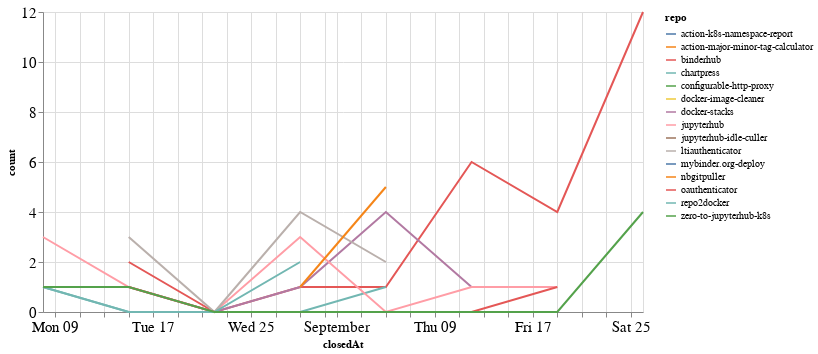

Notebook code cell kept with this figure:
### Code cell
closed_by_time = closed_by.groupby('repo').resample('W', on='closedAt').count()['author'].reset_index()
closed_by_time = closed_by_time.rename(columns={'author': 'count'})

alt.Chart(closed_by_time, width=600).mark_line().encode(
    x='closedAt',
    y='count',
    color='repo',
    tooltip="repo"
)

### Figure 1 — Vega-Lite specification as saved in the notebook (floating-point values rounded to 4 significant figures)
{"config": {"axisLeft": {"labelFontSize": 15}, "axisBottom": {"labelFontSize": 15}}, "data": {"name": "data-0b51f39fe82049c95a08159be1f6bd7a"}, "mark": "line", "encoding": {"color": {"type": "nominal", "field": "repo"}, "tooltip": {"type": "nominal", "field": "repo"}, "x": {"type": "temporal", "field": "closedAt"}, "y": {"type": "quantitative", "field": "count"}}, "width": 600, "$schema": "https://vega.github.io/schema/vega-lite/v4.8.1.json", "datasets": {"data-0b51f39fe82049c95a08159be1f6bd7a": [{"repo": "action-k8s-namespace-report", "closedAt": "2021-09-26T00:00:00", "count": 1}, {"repo": "action-major-minor-tag-calculator", "closedAt": "2021-09-26T00:00:00", "count": 1}, {"repo": "binderhub", "closedAt": "2021-08-15T00:00:00", "count": 2}, {"repo": "binderhub", "closedAt": "2021-08-22T00:00:00", "count": 0}, {"repo": "binderhub", "closedAt": "2021-08-29T00:00:00", "count": 1}, {"repo": "binderhub", "closedAt": "2021-09-05T00:00:00", "count": 1}, {"repo": "binderhub", "closedAt": "2021-09-12T00:00:00", "count": 6}, {"repo": "binderhub", "closedAt": "2021-09-19T00:00:00", "count": 4}, {"repo": "binderhub", "closedAt": "2021-09-26T00:00:00", "count": 12}, {"repo": "chartpress", "closedAt": "2021-08-08T00:00:00", "count": 1}, {"repo": "chartpress", "closedAt": "2021-08-15T00:00:00", "count": 0}, {"repo": "chartpress", "closedAt": "2021-08-22T00:00:00", "count": 0}, {"repo": "chartpress", "closedAt": "2021-08-29T00:00:00", "count": 0}, {"repo": "chartpress", "closedAt": "2021-09-05T00:00:00", "count": 1}, {"repo": "configurable-http-proxy", "closedAt": "2021-09-19T00:00:00", "count": 1}, {"repo": "docker-image-cleaner", "closedAt": "2021-09-26T00:00:00", "count": 1}, {"repo": "docker-stacks", "closedAt": "2021-08-08T00:00:00", "count": 1}, {"repo": "docker-stacks", "closedAt": "2021-08-15T00:00:00", "count": 1}, {"repo": "docker-stacks", "closedAt": "2021-08-22T00:00:00", "count": 0}, {"repo": "docker-stacks", "closedAt": "2021-08-29T00:00:00", "count": 1}, {"repo": "docker-stacks", "closedAt": "2021-09-05T00:00:00", "count": 4}, {"repo": "docker-stacks", "closedAt": "2021-09-12T00:00:00", "count": 1}, {"repo": "jupyterhub", "closedAt": "2021-08-08T00:00:00", "count": 3}, {"repo": "jupyterhub", "closedAt": "2021-08-15T00:00:00", "count": 1}, {"repo": "jupyterhub", "closedAt": "2021-08-22T00:00:00", "count": 0}, {"repo": "jupyterhub", "closedAt": "2021-08-29T00:00:00", "count": 3}, {"repo": "jupyterhub", "closedAt": "2021-09-05T00:00:00", "count": 0}, {"repo": "jupyterhub", "closedAt": "2021-09-12T00:00:00", "count": 1}, {"repo": "jupyterhub", "closedAt": "2021-09-19T00:00:00", "count": 1}, {"repo": "jupyterhub-idle-culler", "closedAt": "2021-09-19T00:00:00", "count": 2}, {"repo": "ltiauthenticator", "closedAt": "2021-08-15T00:00:00", "count": 3}, {"repo": "ltiauthenticator", "closedAt": "2021-08-22T00:00:00", "count": 0}, {"repo": "ltiauthenticator", "closedAt": "2021-08-29T00:00:00", "count": 4}, {"repo": "ltiauthenticator", "closedAt": "2021-09-05T00:00:00", "count": 2}, {"repo": "mybinder.org-deploy", "closedAt": "2021-08-08T00:00:00", "count": 1}, {"repo": "nbgitpuller", "closedAt": "2021-08-29T00:00:00", "count": 1}, {"repo": "nbgitpuller", "closedAt": "2021-09-05T00:00:00", "count": 5}, {"repo": "oauthenticator", "closedAt": "2021-08-15T00:00:00", "count": 1}, {"repo": "oauthenticator", "closedAt": "2021-08-22T00:00:00", "count": 0}, {"repo": "oauthenticator", "closedAt": "2021-08-29T00:00:00", "count": 0}, {"repo": "oauthenticator", "closedAt": "2021-09-05T00:00:00", "count": 0}, {"repo": "oauthenticator", "closedAt": "2021-09-12T00:00:00", "count": 0}, {"repo": "oauthenticator", "closedAt": "2021-09-19T00:00:00", "count": 1}, {"repo": "repo2docker", "closedAt": "2021-08-08T00:00:00", "count": 1}, {"repo": "repo2docker", "closedAt": "2021-08-15T00:00:00", "count": 0}, {"repo": "repo2docker", "closedAt": "2021-08-22T00:00:00", "count": 0}, {"repo": "repo2docker", "closedAt": "2021-08-29T00:00:00", "count": 2}, {"repo": "zero-to-jupyterhub-k8s", "closedAt": "2021-08-08T00:00:00", "count": 1}, {"repo": "zero-to-jupyterhub-k8s", "closedAt": "2021-08-15T00:00:00", "count": 1}, {"repo": "zero-to-jupyterhub-k8s", "closedAt": "2021-08-22T00:00:00", "count": 0}, {"repo": "zero-to-jupyterhub-k8s", "closedAt": "2021-08-29T00:00:00", "count": 0}, {"repo": "zero-to-jupyterhub-k8s", "closedAt": "2021-09-05T00:00:00", "count": 0}, {"repo": "zero-to-jupyterhub-k8s", "closedAt": "2021-09-12T00:00:00", "count": 0}, {"repo": "zero-to-jupyterhub-k8s", "closedAt": "2021-09-19T00:00:00", "count": 0}, {"repo": "zero-to-jupyterhub-k8s", "closedAt": "2021-09-26T00:00:00", "count": 4}]}}
